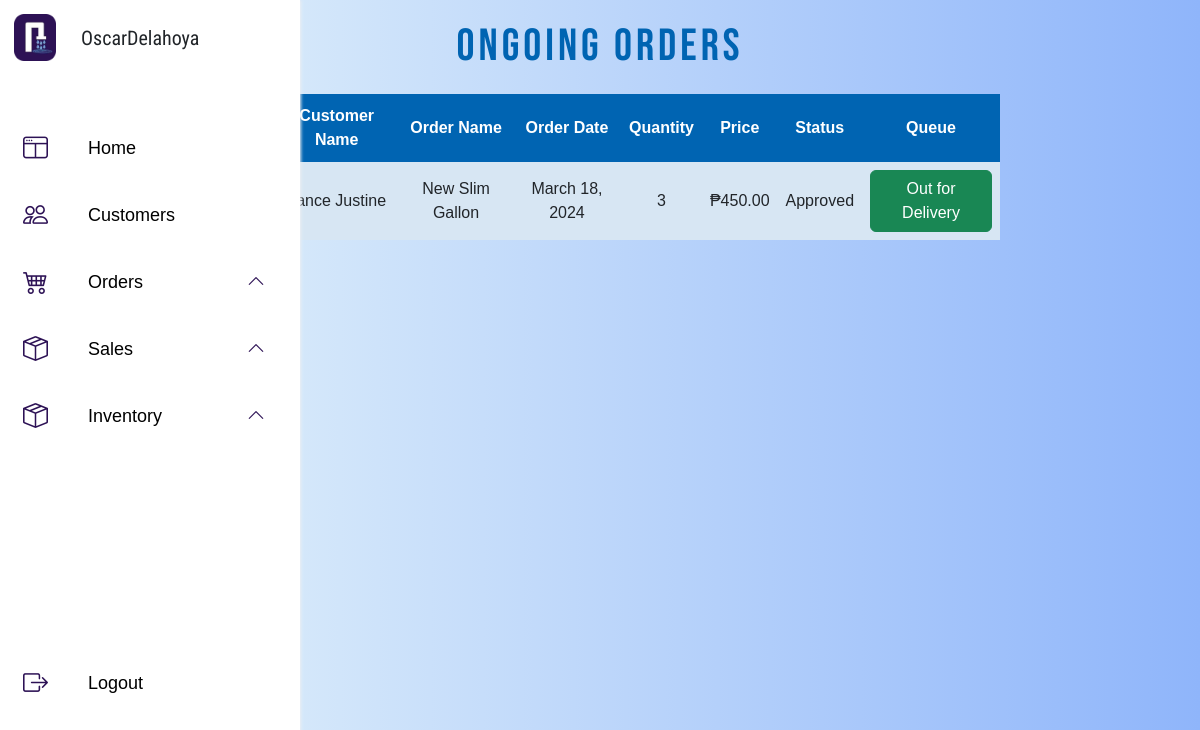
The app's page /admin/admin_ongoingdeliver.php (signed in) with its own data.
### tables this page shows
CREATE TABLE `orders` (
  `order_id` int(11) NOT NULL,
  `order_name` varchar(255) NOT NULL,
  `quantity` int(11) NOT NULL,
  `price` int(15) NOT NULL,
  `full_name` varchar(255) NOT NULL,
  `complete_address` varchar(255) NOT NULL,
  `date_created` timestamp NOT NULL DEFAULT current_timestamp(),
  `status` enum('Pending','Approved','Declined','Complete','Out for Delivery','Cancell') NOT NULL,
  `remarks` varchar(80) NOT NULL
);

### admin/admin_ongoingdeliver.php (the view, shortened to what this page needs)
<?php
include('../Connection/Connection.php');
$sql = "SELECT order_id, order_name, full_name, date_created, quantity, price, status FROM orders WHERE status = 'Approved'";
$stmt = $conn->prepare($sql);
$stmt->execute();
$orders = $stmt->fetchAll(PDO::FETCH_ASSOC);
?>
<!DOCTYPE html>
<html>
<head>
    <link href="https://cdn.jsdelivr.net/npm/bootstrap@5.3.0-alpha3/dist/css/bootstrap.min.css" rel="stylesheet">
    <link rel="stylesheet" href="https://cdn.jsdelivr.net/npm/bootstrap-icons@1.10.5/font/bootstrap-icons.css">
    <link rel="stylesheet" href="../admin/files/admin.css">
    <link rel="stylesheet" href="https://unpkg.com/aos@next/dist/aos.css"/>
</head>
<body>
    <?php include ('../admin/adminsidebar.php') ?>
    <div class="main-content">
        <div class="admO-header"><h1>Ongoing Orders</h1></div>
        <?php if (empty($orders)): ?>
            <div class="order-table" data-aos="fade-up">
                <table class="tables">
                    <thead>
                        <tr>
                            <th scope="col">Order ID</th>
                            <th scope="col">Customer Name</th>
                            <th scope="col">Order Name</th>
                            <th scope="col">Order Date</th>
                            <th scope="col">Quantity</th>
                            <th scope="col">Price</th>
                            <th scope="col">Status</th>
                            <th scope="col">Actions</th>
                        </tr>
                    </thead>
                    <tbody>
                        <tr>
                            <td colspan="8" class="no-orders">No Orders for Today</td>
                        </tr>
                    </tbody>
                </table>
            </div>
        <?php else: ?>
            <div class="order-table" data-aos="fade-up">
                <table class="tables">
                    <thead>
                        <tr>
                            <th scope="col">Order ID</th>
                            <th scope="col">Customer Name</th>
                            <th scope="col">Order Name</th>
                            <th scope="col">Order Date</th>
                            <th scope="col">Quantity</th>
                            <th scope="col">Price</th>
                            <th scope="col">Status</th>
                            <th scope="col">Queue</th>
                        </tr>
                    </thead>
                    <tbody>
                        <?php foreach ($orders as $order): ?>
                            <tr>
                                <td><?= $order['order_id']; ?></td>
                                <td><?= $order['full_name']; ?></td>
                                <td><?= $order['order_name']; ?></td>
                                <td><?= date('F j, Y', strtotime($order['date_created'])); ?></td>
                                <td><?= $order['quantity']; ?></td>
                                <td><?= '₱' . number_format($order['price'], 2); ?></td>
                                <td><?= $order['status']; ?></td>
                                <td>
                                <a href="?complete=true&order_id=<?= $order['order_id']; ?>" class="btn btn-success">Out for Delivery</a>
                                </td>
                            </tr>
                        <?php endforeach; ?>
                    </tbody>
                </table>
            </div>
        <?php endif; ?>
    </div>
</body>
</html>

### admin/files/admin.css (style rules this page uses)
* { padding: 0%; margin: 0%; font-family: sans-serif; }
body { height: 100px; background-image: linear-gradient(to right, #ebf8fa, #8fb5fa); }
.main-content { max-width: 70%; margin: 0 auto; padding: 20px; box-sizing: border-box; }
h1 { font-size: 35px; text-align: center; margin-bottom: 20px; }
table { width: 100%; border-collapse: collapse; text-align: center; }
table td, table th { padding: 8px; }
table tr:nth-child(odd) { background-color: #D7E6F3; }
table th { padding-top: 10px; padding-bottom: 10px; background-color: #0064B2; color: white; text-align: center; }
.admO-header h1 { font-family: 'Bebas Neue', sans-serif; letter-spacing: 4px; color: #0064B2; font-size: 45px; }

### records on screen
orders: full_name "Lance Justine", order_name "New Slim Gallon", date_created "March 18, 2024", quantity "3", price "450.00", status "Approved"

### other values on screen
$user['full_name'] "OscarDelahoya"
